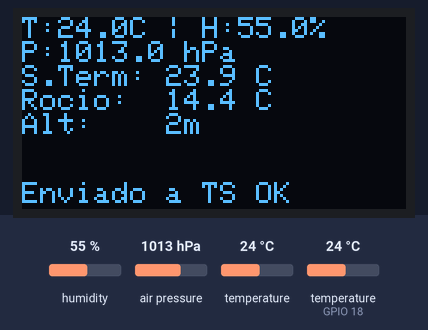
Bench run of a program on a simulated ESP32. Shown: 128×64 one-colour display. The test bench sets the inputs (shaded band); at power-on: humidity 55 %, air pressure 1013 hPa, temperature 24 °C, temperature (sensor on GPIO 18) 24 °C. WiFi joins after 1.5 s; servers stay silent unless stated; what the program prints to the serial monitor is not drawn.

Above: at 1.9 s.

The program:

main.cpp
```cpp
#include <Arduino.h>
#include <WiFi.h>
#include <Wire.h>
#include <Adafruit_GFX.h>
#include <Adafruit_SSD1306.h>
#include <Adafruit_BMP280.h>
#include <DHT.h>
#include "ThingSpeak.h"
#include "secrets.h"

/*ADVERTENCIA:
  Utiliza una fuente adicional de 3.3v para alimentar los sensores, al utilizar WiFi la ESP32 tiene picos de
  voltaje que pueden causar el reinicio de la ESP32.
  Solo asegurate de conectar el GND de la ESP32 al GND de la fuente de 3.3v*/

// --- CONFIGURACIÓN ---
// Credenciales en src/secrets.h (copia src/secrets.example.h)
const char* SSID = SECRET_SSID;
const char* PASS = SECRET_PASS;
unsigned long CHANNEL_ID = SECRET_CH_ID;
const char* WRITE_API_KEY = SECRET_WRITE_APIKEY;

#define DHTPIN 18       // Pin de datos del DHT22
#define DHTTYPE DHT22

// --- INSTANCIAS ---
Adafruit_SSD1306 display(128, 64, &Wire, -1);
Adafruit_BMP280 bmp;
DHT dht(DHTPIN, DHTTYPE);
WiFiClient client;

void setup() {
    Serial.begin(115200);
    dht.begin();

    if(!display.begin(SSD1306_SWITCHCAPVCC, 0x3C)) {
        for(;;);
    }
    display.clearDisplay();
    display.setTextColor(WHITE);

    if (!bmp.begin(0x76)) {
        Serial.println("Error BMP280");
        while (1);
    }

    WiFi.begin(SSID, PASS);
    while (WiFi.status() != WL_CONNECTED) {
        delay(500);
        Serial.print(".");
    }

    ThingSpeak.begin(client);
}

void loop() {
    // Lecturas de sensores
    float temp_bmp = bmp.readTemperature();
    float pres = bmp.readPressure() / 100.0;
    float alt  = bmp.readAltitude(1013.25);

    float hum = dht.readHumidity();
    float temp_dht = dht.readTemperature();

    // Validar lectura DHT
    if (isnan(hum) || isnan(temp_dht)) {
        Serial.println("Error leyendo DHT22");
        return;
    }

    // Usamos la temperatura del BMP280 por ser más precisa, pero la humedad del DHT
    // 1. Sensación Térmica (Heat Index oficial de la NOAA)
    float feelsLike = dht.computeHeatIndex(temp_bmp, hum, false);

    // 2. Punto de Rocío (Fórmula de Magnus)
    float a = 17.27; float b = 237.7;
    float gamma = ((a * temp_bmp) / (b + temp_bmp)) + log(hum/100.0);
    float dewPoint = (b * gamma) / (a - gamma);

    // --- ENVIAR A THINGSPEAK (8 CAMPOS) ---
    ThingSpeak.setField(1, temp_bmp);   // Temp BMP280
    ThingSpeak.setField(2, hum);        // Humedad Real DHT22
    ThingSpeak.setField(3, pres);       // Presión
    ThingSpeak.setField(4, feelsLike);  // Sensación Térmica
    ThingSpeak.setField(5, dewPoint);   // Punto de Rocío
    ThingSpeak.setField(6, alt);        // Altitud
    ThingSpeak.setField(7, WiFi.RSSI());// Señal WiFi
    ThingSpeak.setField(8, temp_dht);   // Temp DHT22 (para comparar)

    int status = ThingSpeak.writeFields(CHANNEL_ID, WRITE_API_KEY);

    // --- MOSTRAR EN OLED ---
    display.clearDisplay();
    display.setTextSize(1);
    display.setCursor(0,0);
    display.printf("T:%.1fC | H:%.1f%%\n", temp_bmp, hum);
    display.printf("P:%.1f hPa\n", pres);
    display.printf("S.Term: %.1f C\n", feelsLike);
    display.printf("Rocio:  %.1f C\n", dewPoint);
    display.printf("Alt:    %.0fm\n", alt);

    display.setCursor(0, 55);
    if(status == 200) display.print("Enviado a TS OK");
    else display.print("Error TS: " + String(status));

    display.display();

    delay(20000); // Espera de 20s para ThingSpeak
}
```

secrets.example.h
```cpp
// Plantilla de credenciales.
// 1. Copia este archivo como "secrets.h" en esta misma carpeta (src/).
// 2. Escribe tus datos reales.
// "secrets.h" está en .gitignore y no se sube al repositorio.

#define SECRET_SSID         "nombre-de-tu-red"
#define SECRET_PASS         "contraseña-de-tu-red"

#define SECRET_CH_ID        0000000              // Número de canal de ThingSpeak
#define SECRET_WRITE_APIKEY "TU_WRITE_API_KEY"   // Write API Key del canal
```
